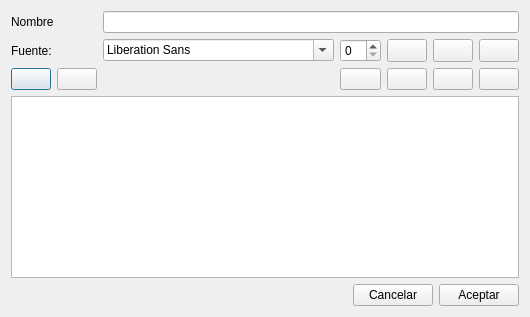
<?xml version="1.0" encoding="UTF-8"?>
<ui version="4.0">
 <class>editParamDlg</class>
 <widget class="QDialog" name="editParamDlg">
  <property name="geometry">
   <rect>
    <x>0</x>
    <y>0</y>
    <width>447</width>
    <height>317</height>
   </rect>
  </property>
  <property name="windowTitle">
   <string>Dialog</string>
  </property>
  <layout class="QGridLayout" name="gridLayout">
   <item row="2" column="3">
    <widget class="QPushButton" name="btnLeft">
     <property name="maximumSize">
      <size>
       <width>43</width>
       <height>24</height>
      </size>
     </property>
     <property name="text">
      <string/>
     </property>
     <property name="icon">
      <iconset resource="resource.qrc">
       <normaloff>:/icons/text_align_left.png</normaloff>:/icons/text_align_left.png</iconset>
     </property>
     <property name="autoDefault">
      <bool>false</bool>
     </property>
    </widget>
   </item>
   <item row="1" column="0">
    <widget class="QLabel" name="label">
     <property name="text">
      <string>Fuente:</string>
     </property>
    </widget>
   </item>
   <item row="2" column="2">
    <widget class="QPushButton" name="btnColor">
     <property name="maximumSize">
      <size>
       <width>43</width>
       <height>24</height>
      </size>
     </property>
     <property name="text">
      <string/>
     </property>
     <property name="icon">
      <iconset resource="resource.qrc">
       <normaloff>:/icons/font.png</normaloff>:/icons/font.png</iconset>
     </property>
     <property name="autoDefault">
      <bool>false</bool>
     </property>
    </widget>
   </item>
   <item row="3" column="0" colspan="6">
    <widget class="QGraphicsView" name="graphicsView"/>
   </item>
   <item row="1" column="1">
    <widget class="QFontComboBox" name="fontComboBox"/>
   </item>
   <item row="1" column="4">
    <widget class="QPushButton" name="btnItalic">
     <property name="maximumSize">
      <size>
       <width>43</width>
       <height>24</height>
      </size>
     </property>
     <property name="text">
      <string/>
     </property>
     <property name="icon">
      <iconset resource="resource.qrc">
       <normaloff>:/icons/text_italic.png</normaloff>:/icons/text_italic.png</iconset>
     </property>
     <property name="checkable">
      <bool>true</bool>
     </property>
     <property name="autoDefault">
      <bool>false</bool>
     </property>
    </widget>
   </item>
   <item row="1" column="3">
    <widget class="QPushButton" name="btnBold">
     <property name="maximumSize">
      <size>
       <width>43</width>
       <height>24</height>
      </size>
     </property>
     <property name="text">
      <string/>
     </property>
     <property name="icon">
      <iconset resource="resource.qrc">
       <normaloff>:/icons/text_bold.png</normaloff>:/icons/text_bold.png</iconset>
     </property>
     <property name="checkable">
      <bool>true</bool>
     </property>
     <property name="autoDefault">
      <bool>false</bool>
     </property>
    </widget>
   </item>
   <item row="2" column="5">
    <widget class="QPushButton" name="btnRigth">
     <property name="maximumSize">
      <size>
       <width>44</width>
       <height>24</height>
      </size>
     </property>
     <property name="text">
      <string/>
     </property>
     <property name="icon">
      <iconset resource="resource.qrc">
       <normaloff>:/icons/text_align_right.png</normaloff>:/icons/text_align_right.png</iconset>
     </property>
     <property name="autoDefault">
      <bool>false</bool>
     </property>
     <property name="flat">
      <bool>false</bool>
     </property>
    </widget>
   </item>
   <item row="2" column="4">
    <widget class="QPushButton" name="btnCenter">
     <property name="maximumSize">
      <size>
       <width>43</width>
       <height>24</height>
      </size>
     </property>
     <property name="text">
      <string/>
     </property>
     <property name="icon">
      <iconset resource="resource.qrc">
       <normaloff>:/icons/text_align_center.png</normaloff>:/icons/text_align_center.png</iconset>
     </property>
     <property name="autoDefault">
      <bool>false</bool>
     </property>
    </widget>
   </item>
   <item row="1" column="5">
    <widget class="QPushButton" name="btnUnder">
     <property name="maximumSize">
      <size>
       <width>44</width>
       <height>24</height>
      </size>
     </property>
     <property name="text">
      <string/>
     </property>
     <property name="icon">
      <iconset resource="resource.qrc">
       <normaloff>:/icons/text_underline.png</normaloff>:/icons/text_underline.png</iconset>
     </property>
     <property name="checkable">
      <bool>true</bool>
     </property>
     <property name="autoDefault">
      <bool>false</bool>
     </property>
    </widget>
   </item>
   <item row="1" column="2">
    <widget class="QSpinBox" name="sizeSpin"/>
   </item>
   <item row="2" column="0">
    <layout class="QHBoxLayout" name="horizontalLayout_2">
     <item>
      <widget class="QPushButton" name="btnHorizontal">
       <property name="text">
        <string/>
       </property>
       <property name="icon">
        <iconset resource="resource.qrc">
         <normaloff>:/icons/text_align_left.png</normaloff>:/icons/text_align_left.png</iconset>
       </property>
      </widget>
     </item>
     <item>
      <widget class="QPushButton" name="btnVertical">
       <property name="text">
        <string/>
       </property>
       <property name="icon">
        <iconset resource="resource.qrc">
         <normaloff>:/icons/text_align_up.png</normaloff>:/icons/text_align_up.png</iconset>
       </property>
      </widget>
     </item>
    </layout>
   </item>
   <item row="0" column="0">
    <widget class="QLabel" name="label_2">
     <property name="text">
      <string>Nombre</string>
     </property>
    </widget>
   </item>
   <item row="0" column="1" colspan="5">
    <widget class="QLineEdit" name="lineEdit"/>
   </item>
   <item row="4" column="0" colspan="6">
    <layout class="QHBoxLayout" name="horizontalLayout">
     <item>
      <spacer name="horizontalSpacer">
       <property name="orientation">
        <enum>Qt::Horizontal</enum>
       </property>
       <property name="sizeHint" stdset="0">
        <size>
         <width>40</width>
         <height>20</height>
        </size>
       </property>
      </spacer>
     </item>
     <item>
      <widget class="QPushButton" name="pushButton">
       <property name="text">
        <string>Cancelar</string>
       </property>
      </widget>
     </item>
     <item>
      <widget class="QPushButton" name="btnAceptar">
       <property name="text">
        <string>Aceptar</string>
       </property>
      </widget>
     </item>
    </layout>
   </item>
  </layout>
 </widget>
 <resources>
  <include location="resource.qrc"/>
 </resources>
 <connections/>
</ui>
